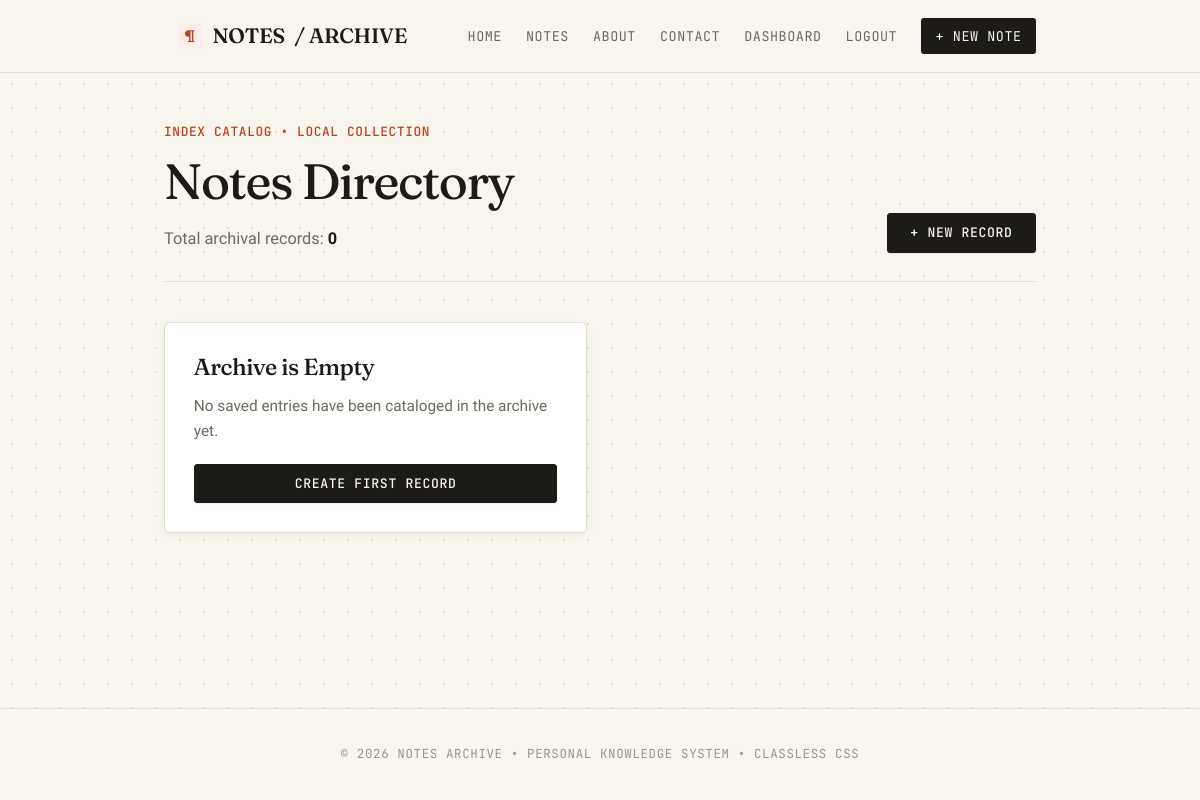
The page /notes/ (signed in) on the database as committed earlier.
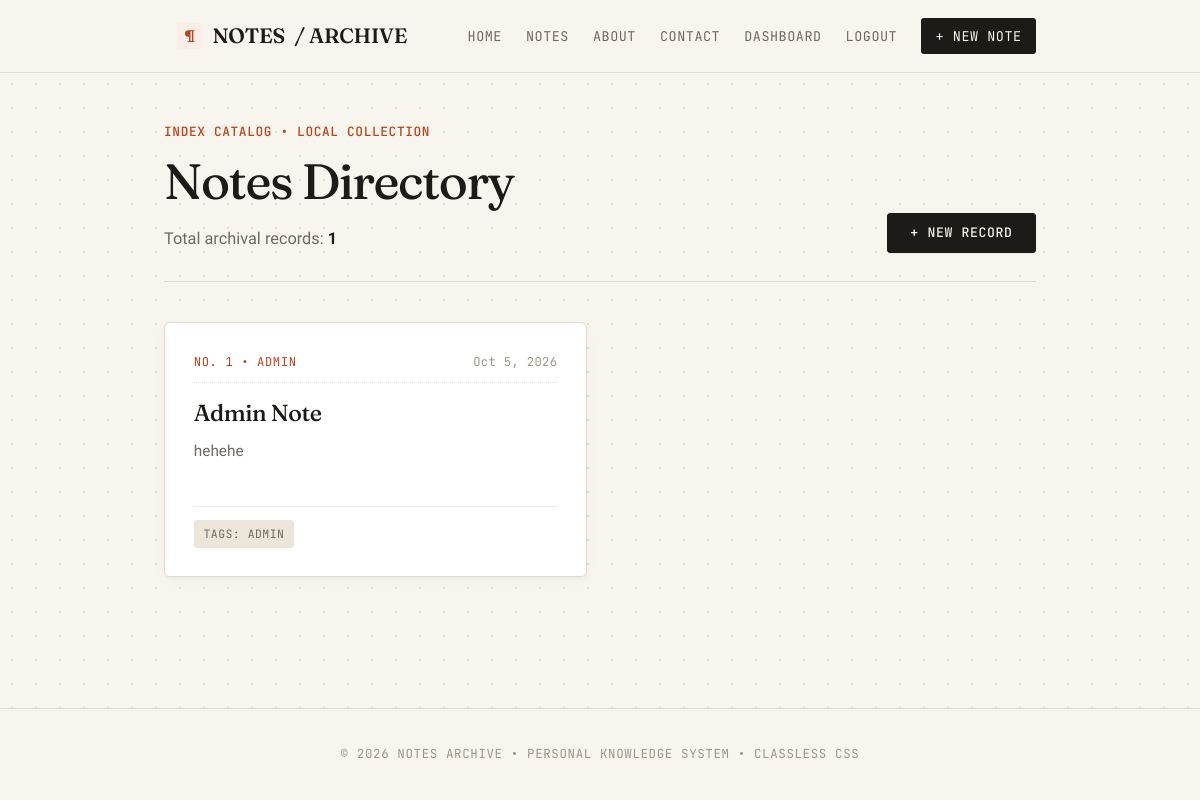
The same page on the database as committed later.
### notes/models.py (models this page shows, shortened)
class Note(models.Model):
    STATUS_CHOICES = (
        ('draft', 'Draft'),
        ('published', 'Published'),
    )
    title = models.CharField(max_length=50)
    content = models.TextField(max_length=1000)
    status = models.CharField(
        max_length=50,
        choices=STATUS_CHOICES,
        default='draft',
    )
    created_at = models.DateTimeField(auto_now_add=True)
    updated_at = models.DateTimeField(auto_now=True)
    category = models.ForeignKey(
        Category,
        on_delete=models.PROTECT,
        related_name='notes',
    )
    tags = models.ManyToManyField(
        Tag,
        related_name='notes'
    )
    author = models.ForeignKey(
        settings.AUTH_USER_MODEL,
        on_delete=models.CASCADE,
        related_name='notes'
    )
    class Meta:
        verbose_name = 'Note'
        verbose_name_plural = 'Notes'
        ordering = ['-created_at']

class Category(models.Model):
    name = models.CharField(max_length=100, unique=True)
    slug = models.SlugField(max_length=100, unique=True)
    class Meta:
        verbose_name = 'Category'
        verbose_name_plural = 'Categories'
        ordering = ['name']
    def __str__(self):
        return self.name

class Tag(models.Model):
    name = models.CharField(max_length=100, unique=True)
    class Meta:
        verbose_name = 'Tag'
        verbose_name_plural = 'Tags'
        ordering = ['name']
    def __str__(self):
        return self.name

### notes/views.py (the view)
# urls.py: path('', views.notes_list, name='notes_list'),
@login_required
def notes_list(request: HttpRequest) -> HttpResponse:
    notes = Note.objects.filter(author=request.user).order_by('-created_at')
    return render(request, 'notes/notes_list.html', {'notes': notes})

### templates/notes/notes_list.html (shortened to what this page needs)
{% extends "base.html" %}
{% block content %}
<section>
    {% with total=notes|length %}
    <header>
        <div>
            <small>Index Catalog &bull; Local Collection</small>
            <h1>Notes Directory</h1>
            <p>Total archival records: <strong>{{ total }}</strong></p>
        </div>
        <a role="button" href="{% url 'notes:note_create' %}">+ New Record</a>
    </header>
    {% endwith %}
    <section>
        {% for note in notes %}
            <article>
                <header>
                    <small>No. {{ forloop.counter }} &bull; {{ note.category }}</small>
                    <time>{{ note.created_at|date:"M j, Y" }}</time>
                </header>
                <h2>
                    <a href="{% url 'notes:note_detail' note.id %}">{{ note.title|title }}</a>
                </h2>
                <p>
                    {{ note.content|truncatewords:22 }}
                </p>
                {% if note.tags.all %}
                    <footer>
                        <small>Tags: {{ note.tags.all|join:", " }}</small>
                    </footer>
                {% endif %}
            </article>
        {% empty %}
            <article>
                <h2>Archive is Empty</h2>
                <p>No saved entries have been cataloged in the archive yet.</p>
                <a role="button" href="{% url 'notes:note_create' %}">Create First Record</a>
            </article>
        {% endfor %}
    </section>
</section>
{% endblock %}

### templates/base.html (shortened to what this page needs)
{% load static %}
<!DOCTYPE html>
<html lang="en">
<head>
    <link rel="stylesheet" href="{% static 'css/classless.css' %}">
</head>
<body>
    {% include '_page_header.html' %}
    <main>
        {% block content %}
        {% endblock %}
    </main>
    <footer>
        <p>© {% now "Y" %} Notes Archive &bull; Personal Knowledge System &bull; Classless CSS</p>
    </footer>
</body>
</html>

### templates/_page_header.html
<header>
    <nav>
        <a href="{% url 'home' %}">
            <strong>Notes</strong>
            <span>/ Archive</span>
        </a>
        <div>
            <a href="{% url 'home' %}">Home</a>
            <a href="{% url 'notes:notes_list' %}">Notes</a>
            <a href="{% url 'about' %}">About</a>
            <a href="{% url 'notes:notes_feedback' %}">Contact</a>
            {% if user.is_authenticated %}
                <a href="{% url 'accounts:dashboard' %}">Dashboard</a>
                <a href="{% url 'accounts:logout' %}">Logout</a>
                <a href="{% url 'notes:note_create' %}">+ New Note</a>
            {% else %}
                <a href="{% url 'accounts:login' %}">Login</a>
                <a href="{% url 'accounts:register' %}">Register</a>
            {% endif %}
        </div>
    </nav>
</header>

Rows that differ between the two databases and show on the page:
added Note: category "ADMIN", created_at "Oct 5, 2026", title "Admin Note", content "hehehe", tags.all "ADMIN"
Other text that changed with them:
{{ total }}: "0" → "1"
text no longer shown: "Archive is Empty No saved entries have been cataloged in the archive yet. CREATE FIRST RECORD"
